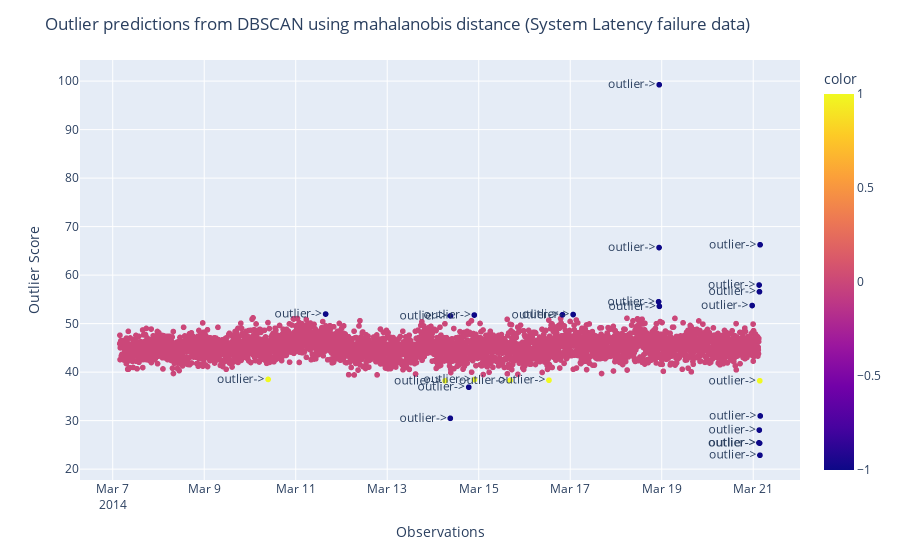

The notebook cell this image was saved under:
### Markdown cell above
### DBSCAN

### Code cell
outlier_detection = DBSCAN(
 eps = .2, 
 metric="mahalanobis", 
 min_samples = 50,
 n_jobs = -1)
data['DBSCAN'] = clusters.fit_predict([[i] for i in data.value])
labels = []
for i in data['DBSCAN']:
    if i != 0:
        labels.append(" outlier->                  ")
    else:
        labels.append("")
fig = px.scatter(x=data.timestamp, y=data.value,
                 text=labels,
                 color=data.DBSCAN)
fig.update_layout(title = "Outlier predictions from DBSCAN using mahalanobis distance (System Latency failure data)", 
                 yaxis_title="Outlier Score",
                xaxis_title="Observations")
fig.show()

### Figure 1 — Plotly figure (JSON) as saved in the notebook; plotly's stock layout.template omitted (floating-point values rounded to 4 significant figures; data arrays with more than 128 entries replaced by an {"elided": "..."} marker saying what was removed)
{"data": [{"hovertemplate": "x=%{x}<br>y=%{y}<br>text=%{text}<br>color=%{marker.color}<extra></extra>", "legendgroup": "", "marker": {"color": {"elided": "4032 int values"}, "coloraxis": "coloraxis", "symbol": "circle"}, "mode": "markers+text", "name": "", "showlegend": false, "text": {"elided": "4032 str values"}, "type": "scattergl", "x": {"elided": "4032 str values"}, "xaxis": "x", "y": {"elided": "4032 float values"}, "yaxis": "y"}], "layout": {"coloraxis": {"colorbar": {"title": {"text": "color"}}, "colorscale": [[0, "#0d0887"], [0.1111, "#46039f"], [0.2222, "#7201a8"], [0.3333, "#9c179e"], [0.4444, "#bd3786"], [0.5556, "#d8576b"], [0.6667, "#ed7953"], [0.7778, "#fb9f3a"], [0.8889, "#fdca26"], [1, "#f0f921"]]}, "legend": {"tracegroupgap": 0}, "margin": {"t": 60}, "title": {"text": "Outlier predictions from DBSCAN using mahalanobis distance (System Latency failure data)"}, "xaxis": {"anchor": "y", "domain": [0, 1], "title": {"text": "Observations"}}, "yaxis": {"anchor": "x", "domain": [0, 1], "title": {"text": "Outlier Score"}}}}
